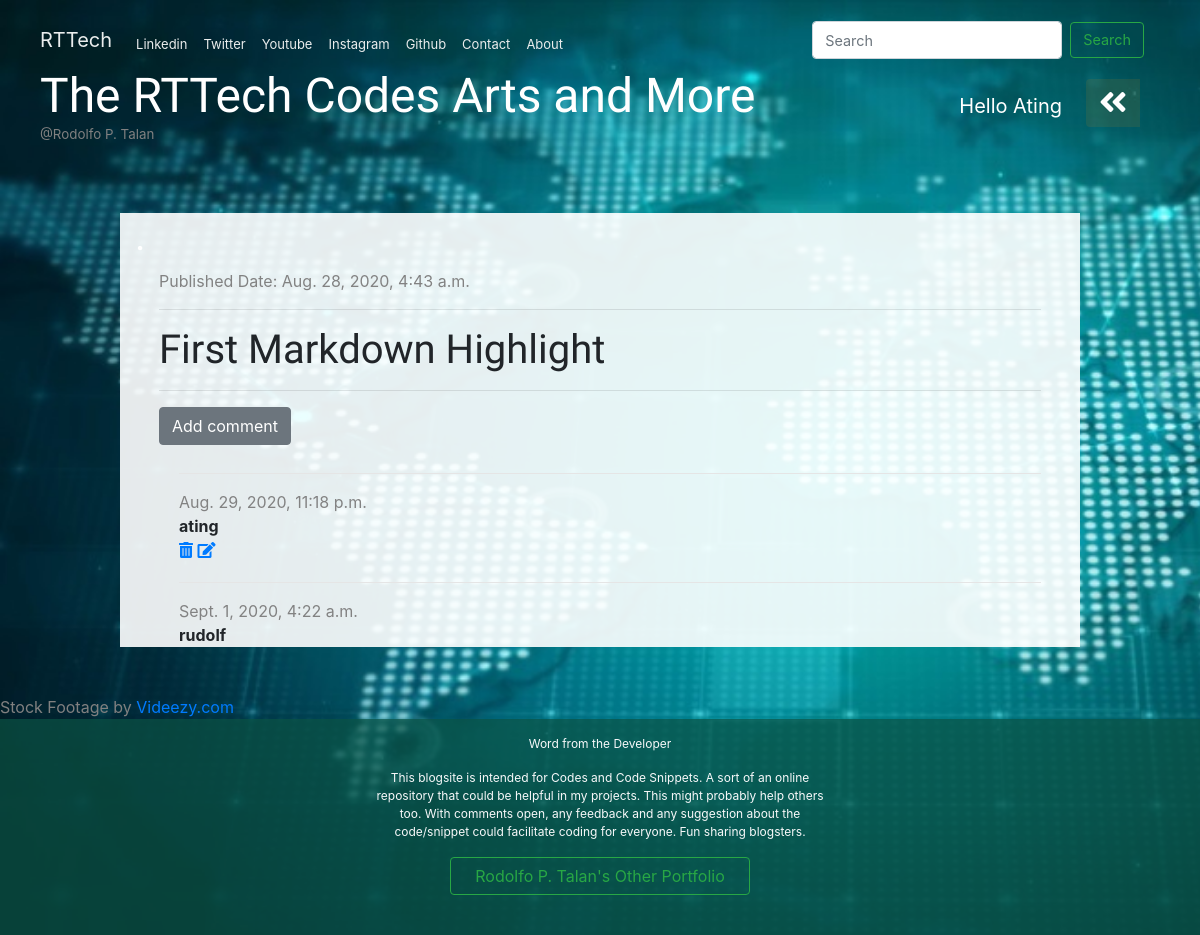
Screenshot of /post/9/ (signed in) with the database file from the repository.
### blog/models.py (models this page shows, shortened)
class Post(models.Model):
    author = models.ForeignKey("auth.User", on_delete= models.CASCADE)
    title = models.CharField(max_length=200)
    text = models.TextField(null=True)
    created_date = models.DateTimeField(default=timezone.now)
    published_date = models.DateTimeField(blank=True, null=True)

class Comment(models.Model):
    post = models.ForeignKey('blog.Post', on_delete=models.CASCADE, related_name='comments')
    author = models.CharField(max_length=200)
    text = models.TextField()
    created_date = models.DateTimeField(default=timezone.now)
    approved = models.BooleanField(default=False)

### blog/views.py (the view)
# urls.py: path('post/<int:pk>/', views.post_detail, name='post_detail'),
def post_detail(request, pk):
    post = get_object_or_404(Post, pk=pk)
    stuff_for_frontend = {'post': post }
    return render(request, 'blog/post_detail.html', stuff_for_frontend)

### blog/templatetags/markdownify.py (called while the page is built)
@register.filter
def markdown(value):
    renderer = HighlightRenderer()
    markdown = mistune.Markdown(renderer=renderer)
    return markdown(value)

### blog/templates/blog/post_detail.html (shortened to what this page needs)
{% extends 'blog/base.html' %}
{% load markdownify %}
{% block content %}
<h1 style="color:white">.</h1>
<div class=" ml-4  mr-4">
      <div class="post">
        {% if post.published_date %}
            <div class="date">
               Published Date: {{ post.published_date }}
            </div>
        {% endif %}
          <hr>
        <h1>{{ post.title }}</h1>
    </div>
    <hr>
    <a href="{% url 'add_comment_to_post' pk=post.pk %}" class="btn btn-secondary mb-2">Add comment</a>
    {% for comment in post.comments.all %}
        {% if user.is_authenticated and comment.approved  or user.is_superuser or  not comment.approved and comment.author == request.user.username %}
            <div class="comment">
                <hr style="background:rgba(255, 255, 255)">
                <div class="date">
                   {{ comment.created_date }}
                </div>
                <strong>{{ comment.author }}</strong><br>
                {% if comment.author == request.user.username or user.is_superuser %}
					<a href="{% url 'comment_remove' pk=comment.pk %}"><i class="fas fa-trash-alt"></i></a>
				{% endif %}
                {% if comment.author == request.user.username %}
					<a href="{% url 'edit_comment_to_post' pk=comment.pk %}"><i class="fas fa-edit"></i></a>
				{% endif %}
			</div>
        {% endif %}
    {% empty %}
        <p>No comments yet...</p>
     <h1 style="color:white">.</h1>
    {% endfor %}
</div>
{% endblock %}

### blog/templates/blog/base.html (shortened to what this page needs)
<!DOCTYPE html>
<html lang="en">
{% load static %}
{% load markdownify %}
<head>
    <link rel="stylesheet" href="https://stackpath.bootstrapcdn.com/bootstrap/4.1.3/css/bootstrap.min.css">
    <link rel="stylesheet" href="{% static 'css/blog.css' %}">
    <link rel="stylesheet" href="{% static 'css/burger.css' %}">
    <link rel="stylesheet" href="https://use.fontawesome.com/releases/v5.2.0/css/all.css">
    <link rel="stylesheet" href="{% static 'css/zenburn.css' %}">
</head>
<body>
<div >
    <div class="page-header">
        <nav class="navbar navbar-expand-lg navbar-light"  style="padding-bottom:0;padding-left:0;background-color:rgbargba(255, 148, 0, 1);font-size:.9rem; margin-top:0 ">
          <a class="navbar-brand" href="#" style="color:#EAEDED">RTTech</a>
          <div class="collapse navbar-collapse" id="navbarSupportedContent" >
            <ul class="navbar-nav mr-auto">
              <li class="nav-item">
                <a class="nav-link" href="https://ca.linkedin.com/in/rodolfo-talan-80a74017" target="_blank" style="font-size:small;padding-bottom:0 ; color:#EAEDED">Linkedin</a>
              </li>
              <li class="nav-item active">
                <a class="nav-link" href="https://twitter.com/RodolfoTalan" target="_blank" style="font-size:small; padding-bottom:0 ;color:#EAEDED">Twitter</a>
              </li>
              <li class="nav-item">
                <a class="nav-link" href="https://www.youtube.com/channel/UC8J7CJK9jrePNu4l1rOfOJw?view_as=subscriber " target="_blank" style="font-size:small;padding-bottom:0  ;color:#EAEDED">Youtube</a>
              </li>
              <li class="nav-item">
                <a class="nav-link" href="https://www.instagram.com/rtalanrtarts/" target="_blank" style="font-size:small; padding-bottom:0 ;color:#EAEDED">Instagram</a>
              </li>
              <li class="nav-item">
                <a class="nav-link" href="https://github.com/rtalan2020" target="_blank" style="font-size:small; padding-bottom:0 ;color:#EAEDED">Github</a>
              </li>
              <li class="nav-item">
                <a class="nav-link" href="{% url 'contact' %}" style="font-size:small;padding-bottom:0 ;color:#EAEDED">Contact</a>
              </li>
              <li class="nav-item">
                <a class="nav-link" href="{% url 'about' %}" style="font-size:small;padding-bottom:0 ; color:#EAEDED">About</a>
              </li>
            </ul>
            <form class="form-inline my-1" method="get" action="{% url 'post_list' %}">
              <input class="form-control mr-sm-2 my-1"  style="font-size:.9rem" name="search"
                   {% if search == null or search == ''  %} placeholder="Search" {% else %} value="{{search}}" {% endif %}
                   id="realSearchValue"
                   type="search"
                   aria-label="Search">
              <button class="btn btn-outline-success my-2 my-sm-0"
                      style="font-size:.9rem" onclick="transfer()" type="submit">Search</button>
            </form>
          </div>
        </nav>
        {% if user.is_authenticated %}
           <div class="dropdown top-menu btn-group dropleft" >
              <button class="btn  dropdown " type="button" role="button"
                      data-toggle="dropdown" style="background: rgba(255, 148, 0, .1); color:white" data-hover="dropdown")>
               <i class="fas fa-angle-double-left fa-2x"></i>
              </button>
            </div>
            <p class="top-menu mt-4 mr-4">Hello {{ user.username|title }}</p>
        {% endif %}
        <h1 class="rttech"><a href="{% url 'post_list' %}"  data-toggle="tooltip" data-placement="top" title="Home">The RTTech Codes Arts and More</a></h1>
        <p style="font-size:smaller; margin-bottom:0; color:grey">@Rodolfo P. Talan</h6>
    </div>
     <div class="container mt-5 mb-5" style="background:rgba(255, 255, 255,.9);" >
                {% block content %}
                {% endblock %}
     </div>
    <div style="color:grey">
        Stock Footage by <a href="http://videezy.com">Videezy.com</a>
    </div>
    <footer class="footer  mt-auto py-3">
      <div class="container text-center mb-4">
        <p class="text-light" style="font-size:12px">Word from the Developer</p>
        <p class="text-light mb-3" style="font-size:12px;width:50%;margin:auto">This blogsite is intended for Codes and Code Snippets. A sort of an online repository that could be helpful
             in my projects. This might probably help others too. With comments open, any feedback and any suggestion about
            the code/snippet could facilitate coding for everyone. Fun sharing blogsters. </p>
        <a class="btn btn-outline-success px-4" href="#" >
          Rodolfo P. Talan's Other Portfolio
        </a>
      </div>
    </footer>
</div>
</body>
</html>

### blog/static/css/blog.css (style rules this page uses)
html,body { width:100vw; height: 100vh; margin: 0; }
.page-header { background-color: rgba(11, 83, 69, .7); margin-top: 0; padding: 5px 40px 20px 40px; }
.page-header h1, .page-header h1 a { color: #ffffff; font-size: 36pt; text-decoration: none; }
h1, h2, h3, h4 { font-family: 'Bree Serif', 'Tangerine', 'Inconsolata', 'Droid Sans', serif; }
.date { color: #828282; }
.post { margin-bottom: 0px; }
.top-menu, .top-menu:hover { color: #ffffff; float: right; font-size: 15pt; margin-right: 20px; margin-top:12px; }
.comment { margin: 20px 0px 20px 20px; }
.container { margin:auto; width:80% }
.rttech { margin-bottom:0; padding-top:0; }
.footer { background-color: rgba(11, 83, 69, 0.7); }
body ul, body ol { line-height: 0; }

### blog/static/css/burger.css (style rules this page uses)
.dropdown { position: relative; display: inline-block; }

### rows the page displays
Post: published_date "Aug. 28, 2020, 4:43 a.m.", title "First Markdown Highlight"
Comment: created_date "Aug. 29, 2020, 11:18 p.m.", author "ating"
Comment: created_date "Sept. 1, 2020, 4:22 a.m.", author "rudolf"

### other values shown
{{ user.username|title }} "Ating"
